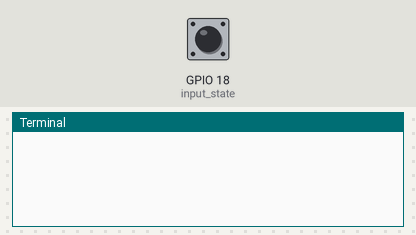
Bench run of a program on a simulated Raspberry Pi (BCM pin numbers). On the bench: the last lines printed to the terminal. The inputs (shaded band) are chosen by the test bench; at power-on: GPIO 18 (input_state) HIGH. The clock reads 2024-03-15 10:24:30 at power-on unless the program sets it; camera commands give no picture and take their timeout (5 s if none is given; 1 s for webcam tools).

Above: at 1.2 s.
1.3 s: GPIO 18 (input_state) pulled LOW for 0.15 s
At 2.5 s:
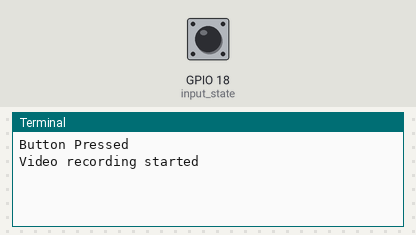
2.9 s: GPIO 18 (input_state) pulled LOW for 1 s
At 4.2 s:
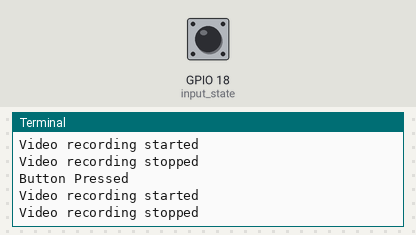

Measured:
- after the input at 1.3 s, the terminal: prints a new line at once (image 1)
- after the input at 2.9 s, the terminal: prints a new line at once (image 2)

The program:

switch.py
```python
import RPi.GPIO as GPIO
import time
import os
import subprocess
import sys
import signal
from datetime import datetime

GPIO.setmode(GPIO.BCM)
GPIO.setup(18, GPIO.IN, pull_up_down=GPIO.PUD_UP)
state= 'True'

#def my_callback(channel):
#    global start
#    start = 0;
#    global end
"""    end = 0;
    if GPIO.input(18) == 1:
        start = time.time()
    if GPIO.input(18) == 0:
	end = time.time()
	elapsed = end - start
        print(elapsed)
GPIO.add_event_detect(18, GPIO.BOTH, callback=my_callback, bouncetime=200)
"""

while True:
	input_state = GPIO.input(18)
	#print ('Button not Pressed')
#	GPIO.add_event_detect(18, GPIO.BOTH, callback=my_callback, bouncetime=200)
	if input_state == False:
#	   print('I am after first if')
	   if state == 'True':
	    print('Button Pressed')
	    print('Video recording started')
            cmd = 'raspivid -o video.h264 -t 10000'
#	    cmk='ls -l'
	    i=datetime.now()
	    filename1=i.strftime('%Y_%m_%d_%H_%M_%S')
	    #filename1= (time.strftime("%H_%M_%S"))
	    filename2= 'video.h264%04d'
	    filename3='/home/pi/Sync/'
	    filename=filename1+filename2
	    filename=filename3+filename
       	    #os.system(cmd &)
	    popen=subprocess.Popen(['raspivid','-o', filename,'-t', '0','-w', '640', '-h', '480','-fps','15', '--segment','1200000'])
	    time.sleep(0.2)
	    state = 'False'
	   else:
	    # state == 'False'
            # os.system('ls')
	    popen.send_signal(signal.SIGINT)
            #callback_data.abort=0;
	    print('Video recording stopped')
#	    print('Video conversion started')
#	    popen=subprocess.Popen('sh', 'conversion.sh');
	    state='True'
	    time.sleep(0.2)
```
